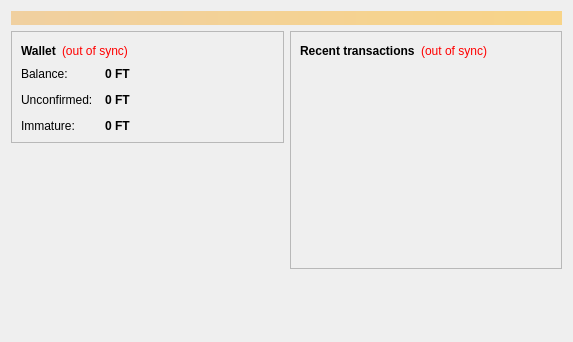
<?xml version="1.0" encoding="UTF-8"?>
<ui version="4.0">
 <class>OverviewPage</class>
 <widget class="QWidget" name="OverviewPage">
  <property name="geometry">
   <rect>
    <x>0</x>
    <y>0</y>
    <width>573</width>
    <height>342</height>
   </rect>
  </property>
  <property name="windowTitle">
   <string>Form</string>
  </property>
  <layout class="QVBoxLayout" name="topLayout">
   <item>
    <widget class="QLabel" name="labelAlerts">
     <property name="visible">
      <bool>false</bool>
     </property>
     <property name="styleSheet">
      <string notr="true">background-color: qlineargradient(x1: 0, y1: 0, x2: 1, y2: 0, stop:0 #F0D0A0, stop:1 #F8D488); color:#000000;</string>
     </property>
     <property name="wordWrap">
      <bool>true</bool>
     </property>
     <property name="margin">
      <number>3</number>
     </property>
    </widget>
   </item>
   <item>
    <layout class="QHBoxLayout" name="horizontalLayout" stretch="1,1">
     <item>
      <layout class="QVBoxLayout" name="verticalLayout_2">
       <item>
        <widget class="QFrame" name="frame">
         <property name="frameShape">
          <enum>QFrame::StyledPanel</enum>
         </property>
         <property name="frameShadow">
          <enum>QFrame::Raised</enum>
         </property>
         <layout class="QVBoxLayout" name="verticalLayout_4">
          <item>
           <layout class="QHBoxLayout" name="horizontalLayout_4">
            <item>
             <widget class="QLabel" name="label_5">
              <property name="font">
               <font>
                <weight>75</weight>
                <bold>true</bold>
               </font>
              </property>
              <property name="text">
               <string>Wallet</string>
              </property>
             </widget>
            </item>
            <item>
             <widget class="QLabel" name="labelWalletStatus">
              <property name="toolTip">
               <string>The displayed information may be out of date. Your wallet automatically synchronizes with the FUTURETRENDCOIN network after a connection is established, but this process has not completed yet.</string>
              </property>
              <property name="styleSheet">
               <string notr="true">QLabel { color: red; }</string>
              </property>
              <property name="text">
               <string notr="true">(out of sync)</string>
              </property>
              <property name="alignment">
               <set>Qt::AlignLeading|Qt::AlignLeft|Qt::AlignVCenter</set>
              </property>
             </widget>
            </item>
            <item>
             <spacer name="horizontalSpacer_2">
              <property name="orientation">
               <enum>Qt::Horizontal</enum>
              </property>
              <property name="sizeHint" stdset="0">
               <size>
                <width>40</width>
                <height>20</height>
               </size>
              </property>
             </spacer>
            </item>
           </layout>
          </item>
          <item>
           <layout class="QFormLayout" name="formLayout_2">
            <property name="fieldGrowthPolicy">
             <enum>QFormLayout::AllNonFixedFieldsGrow</enum>
            </property>
            <property name="horizontalSpacing">
             <number>12</number>
            </property>
            <property name="verticalSpacing">
             <number>12</number>
            </property>
            <item row="0" column="0">
             <widget class="QLabel" name="label">
              <property name="text">
               <string>Balance:</string>
              </property>
             </widget>
            </item>
            <item row="0" column="1">
             <widget class="QLabel" name="labelBalance">
              <property name="font">
               <font>
                <weight>75</weight>
                <bold>true</bold>
               </font>
              </property>
              <property name="cursor">
               <cursorShape>IBeamCursor</cursorShape>
              </property>
              <property name="toolTip">
               <string>Your current balance</string>
              </property>
              <property name="text">
               <string notr="true">0 FT</string>
              </property>
              <property name="textInteractionFlags">
               <set>Qt::LinksAccessibleByMouse|Qt::TextSelectableByKeyboard|Qt::TextSelectableByMouse</set>
              </property>
             </widget>
            </item>
            <item row="1" column="0">
             <widget class="QLabel" name="label_3">
              <property name="text">
               <string>Unconfirmed:</string>
              </property>
             </widget>
            </item>
            <item row="1" column="1">
             <widget class="QLabel" name="labelUnconfirmed">
              <property name="font">
               <font>
                <weight>75</weight>
                <bold>true</bold>
               </font>
              </property>
              <property name="cursor">
               <cursorShape>IBeamCursor</cursorShape>
              </property>
              <property name="toolTip">
               <string>Total of transactions that have yet to be confirmed, and do not yet count toward the current balance</string>
              </property>
              <property name="text">
               <string notr="true">0 FT</string>
              </property>
              <property name="textInteractionFlags">
               <set>Qt::LinksAccessibleByMouse|Qt::TextSelectableByKeyboard|Qt::TextSelectableByMouse</set>
              </property>
             </widget>
            </item>
            <item row="2" column="0">
             <widget class="QLabel" name="labelImmatureText">
              <property name="text">
               <string>Immature:</string>
              </property>
             </widget>
            </item>
            <item row="2" column="1">
             <widget class="QLabel" name="labelImmature">
              <property name="font">
               <font>
                <weight>75</weight>
                <bold>true</bold>
               </font>
              </property>
              <property name="toolTip">
               <string>Mined balance that has not yet matured</string>
              </property>
              <property name="text">
               <string notr="true">0 FT</string>
              </property>
              <property name="textInteractionFlags">
               <set>Qt::LinksAccessibleByMouse|Qt::TextSelectableByKeyboard|Qt::TextSelectableByMouse</set>
              </property>
             </widget>
            </item>
           </layout>
          </item>
         </layout>
        </widget>
       </item>
       <item>
        <spacer name="verticalSpacer">
         <property name="orientation">
          <enum>Qt::Vertical</enum>
         </property>
         <property name="sizeHint" stdset="0">
          <size>
           <width>20</width>
           <height>40</height>
          </size>
         </property>
        </spacer>
       </item>
      </layout>
     </item>
     <item>
      <layout class="QVBoxLayout" name="verticalLayout_3">
       <item>
        <widget class="QFrame" name="frame_2">
         <property name="frameShape">
          <enum>QFrame::StyledPanel</enum>
         </property>
         <property name="frameShadow">
          <enum>QFrame::Raised</enum>
         </property>
         <layout class="QVBoxLayout" name="verticalLayout">
          <item>
           <layout class="QHBoxLayout" name="horizontalLayout_2">
            <item>
             <widget class="QLabel" name="label_4">
              <property name="text">
               <string>&lt;b&gt;Recent transactions&lt;/b&gt;</string>
              </property>
             </widget>
            </item>
            <item>
             <widget class="QLabel" name="labelTransactionsStatus">
              <property name="toolTip">
               <string>The displayed information may be out of date. Your wallet automatically synchronizes with the FUTURETRENDCOIN network after a connection is established, but this process has not completed yet.</string>
              </property>
              <property name="styleSheet">
               <string notr="true">QLabel { color: red; }</string>
              </property>
              <property name="text">
               <string notr="true">(out of sync)</string>
              </property>
              <property name="alignment">
               <set>Qt::AlignRight|Qt::AlignTrailing|Qt::AlignVCenter</set>
              </property>
             </widget>
            </item>
            <item>
             <spacer name="horizontalSpacer">
              <property name="orientation">
               <enum>Qt::Horizontal</enum>
              </property>
              <property name="sizeHint" stdset="0">
               <size>
                <width>40</width>
                <height>20</height>
               </size>
              </property>
             </spacer>
            </item>
           </layout>
          </item>
          <item>
           <widget class="QListView" name="listTransactions">
            <property name="styleSheet">
             <string notr="true">QListView { background: transparent; }</string>
            </property>
            <property name="frameShape">
             <enum>QFrame::NoFrame</enum>
            </property>
            <property name="verticalScrollBarPolicy">
             <enum>Qt::ScrollBarAlwaysOff</enum>
            </property>
            <property name="horizontalScrollBarPolicy">
             <enum>Qt::ScrollBarAlwaysOff</enum>
            </property>
            <property name="selectionMode">
             <enum>QAbstractItemView::NoSelection</enum>
            </property>
           </widget>
          </item>
         </layout>
        </widget>
       </item>
       <item>
        <spacer name="verticalSpacer_2">
         <property name="orientation">
          <enum>Qt::Vertical</enum>
         </property>
         <property name="sizeHint" stdset="0">
          <size>
           <width>20</width>
           <height>40</height>
          </size>
         </property>
        </spacer>
       </item>
      </layout>
     </item>
    </layout>
   </item>
  </layout>
 </widget>
 <resources/>
 <connections/>
</ui>
